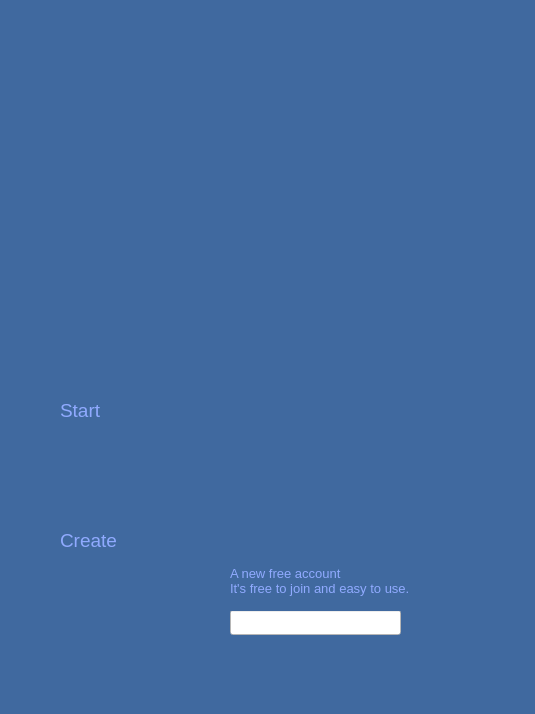
<?xml version="1.0" encoding="UTF-8"?>
<ui version="4.0">
 <class>MainWindow</class>
 <widget class="QMainWindow" name="MainWindow">
  <property name="geometry">
   <rect>
    <x>0</x>
    <y>0</y>
    <width>535</width>
    <height>714</height>
   </rect>
  </property>
  <property name="windowTitle">
   <string>Imgception</string>
  </property>
  <property name="windowIcon">
   <iconset resource="myApp.qrc">
    <normaloff>:/APPICONS/icons/hd-icon.png</normaloff>:/APPICONS/icons/hd-icon.png</iconset>
  </property>
  <property name="autoFillBackground">
   <bool>false</bool>
  </property>
  <property name="styleSheet">
   <string notr="true">background-color: rgb(27, 44, 67);
background-color: rgb(64, 105, 159);
</string>
  </property>
  <widget class="QWidget" name="centralWidget">
   <widget class="QLineEdit" name="Username">
    <property name="geometry">
     <rect>
      <x>230</x>
      <y>610</y>
      <width>171</width>
      <height>25</height>
     </rect>
    </property>
    <property name="font">
     <font>
      <weight>50</weight>
      <italic>true</italic>
      <bold>false</bold>
     </font>
    </property>
    <property name="styleSheet">
     <string notr="true">background-color:rgb(255, 255, 255)</string>
    </property>
    <property name="inputMask">
     <string/>
    </property>
    <property name="text">
     <string/>
    </property>
    <property name="echoMode">
     <enum>QLineEdit::Normal</enum>
    </property>
   </widget>
   <widget class="QPushButton" name="login_btn">
    <property name="geometry">
     <rect>
      <x>220</x>
      <y>395</y>
      <width>120</width>
      <height>120</height>
     </rect>
    </property>
    <property name="styleSheet">
     <string notr="true">height: 70px;
width: 70px;
border-radius: 55px;</string>
    </property>
    <property name="text">
     <string/>
    </property>
    <property name="icon">
     <iconset resource="myApp.qrc">
      <normaloff>:/APPICONS/icons/686932-signin_login_enter_entry_sign_log_in-512.png</normaloff>:/APPICONS/icons/686932-signin_login_enter_entry_sign_log_in-512.png</iconset>
    </property>
    <property name="iconSize">
     <size>
      <width>96</width>
      <height>96</height>
     </size>
    </property>
    <property name="checkable">
     <bool>false</bool>
    </property>
    <property name="default">
     <bool>true</bool>
    </property>
    <property name="flat">
     <bool>false</bool>
    </property>
   </widget>
   <widget class="QPushButton" name="SignUP_btn">
    <property name="geometry">
     <rect>
      <x>130</x>
      <y>550</y>
      <width>81</width>
      <height>91</height>
     </rect>
    </property>
    <property name="styleSheet">
     <string notr="true">height: 70px;
width: 70px;
-moz-border-radius: 55px;
border-radius: 55px;</string>
    </property>
    <property name="text">
     <string/>
    </property>
    <property name="icon">
     <iconset resource="myApp.qrc">
      <normaloff>:/APPICONS/icons/1449436238_free-17.png</normaloff>:/APPICONS/icons/1449436238_free-17.png</iconset>
    </property>
    <property name="iconSize">
     <size>
      <width>80</width>
      <height>80</height>
     </size>
    </property>
    <property name="default">
     <bool>false</bool>
    </property>
   </widget>
   <widget class="QLabel" name="label">
    <property name="geometry">
     <rect>
      <x>60</x>
      <y>0</y>
      <width>420</width>
      <height>390</height>
     </rect>
    </property>
    <property name="text">
     <string/>
    </property>
    <property name="pixmap">
     <pixmap resource="myApp.qrc">:/APPICONS/icons/hd-icon.png</pixmap>
    </property>
    <property name="scaledContents">
     <bool>true</bool>
    </property>
   </widget>
   <widget class="QLabel" name="label_5">
    <property name="geometry">
     <rect>
      <x>60</x>
      <y>520</y>
      <width>91</width>
      <height>41</height>
     </rect>
    </property>
    <property name="font">
     <font>
      <pointsize>14</pointsize>
      <weight>50</weight>
      <italic>false</italic>
      <bold>false</bold>
     </font>
    </property>
    <property name="autoFillBackground">
     <bool>false</bool>
    </property>
    <property name="styleSheet">
     <string notr="true">color: rgb(144, 170, 255);</string>
    </property>
    <property name="text">
     <string>Create</string>
    </property>
    <property name="wordWrap">
     <bool>false</bool>
    </property>
   </widget>
   <widget class="Line" name="line">
    <property name="geometry">
     <rect>
      <x>70</x>
      <y>510</y>
      <width>420</width>
      <height>20</height>
     </rect>
    </property>
   </widget>
   <widget class="QLabel" name="label_6">
    <property name="geometry">
     <rect>
      <x>60</x>
      <y>390</y>
      <width>61</width>
      <height>41</height>
     </rect>
    </property>
    <property name="font">
     <font>
      <pointsize>14</pointsize>
      <weight>50</weight>
      <italic>false</italic>
      <bold>false</bold>
     </font>
    </property>
    <property name="autoFillBackground">
     <bool>false</bool>
    </property>
    <property name="styleSheet">
     <string notr="true">color: rgb(144, 170, 255);</string>
    </property>
    <property name="text">
     <string>Start</string>
    </property>
    <property name="wordWrap">
     <bool>false</bool>
    </property>
   </widget>
   <widget class="QLabel" name="label_7">
    <property name="geometry">
     <rect>
      <x>230</x>
      <y>550</y>
      <width>221</width>
      <height>61</height>
     </rect>
    </property>
    <property name="font">
     <font>
      <pointsize>10</pointsize>
      <weight>50</weight>
      <italic>false</italic>
      <bold>false</bold>
     </font>
    </property>
    <property name="autoFillBackground">
     <bool>false</bool>
    </property>
    <property name="styleSheet">
     <string notr="true">color: rgb(144, 170, 255);</string>
    </property>
    <property name="text">
     <string>A new free account
It's free to join and easy to use.</string>
    </property>
    <property name="wordWrap">
     <bool>false</bool>
    </property>
   </widget>
   <widget class="QLabel" name="label_2">
    <property name="geometry">
     <rect>
      <x>180</x>
      <y>430</y>
      <width>51</width>
      <height>51</height>
     </rect>
    </property>
    <property name="text">
     <string/>
    </property>
    <property name="pixmap">
     <pixmap resource="myApp.qrc">:/APPICONS/icons/1449434333_circle-world-global-internet-earth-glyph.png</pixmap>
    </property>
    <property name="scaledContents">
     <bool>true</bool>
    </property>
   </widget>
  </widget>
  <widget class="QMenuBar" name="menuBar">
   <property name="geometry">
    <rect>
     <x>0</x>
     <y>0</y>
     <width>535</width>
     <height>25</height>
    </rect>
   </property>
  </widget>
  <widget class="QStatusBar" name="statusBar"/>
 </widget>
 <layoutdefault spacing="6" margin="11"/>
 <resources>
  <include location="myApp.qrc"/>
 </resources>
 <connections/>
</ui>
